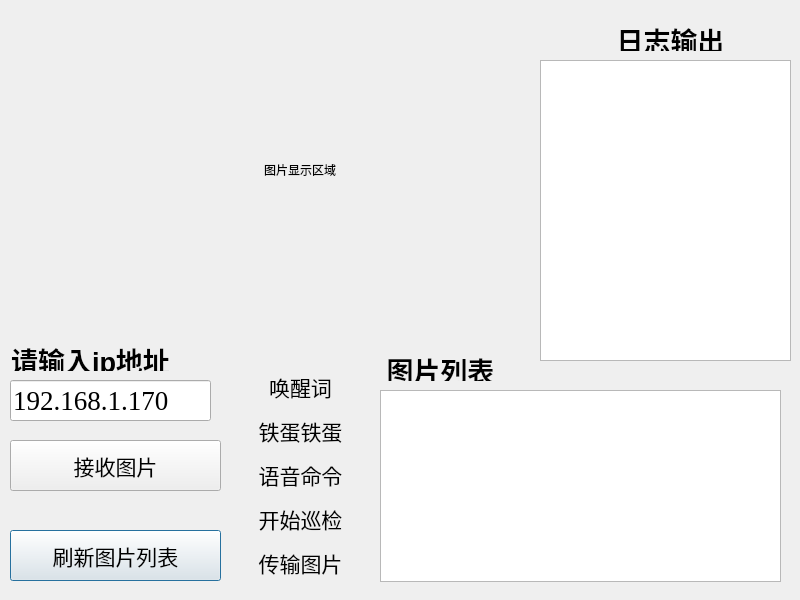
<?xml version="1.0" encoding="UTF-8"?>
<ui version="4.0">
 <class>main</class>
 <widget class="QDialog" name="main">
  <property name="geometry">
   <rect>
    <x>0</x>
    <y>0</y>
    <width>800</width>
    <height>600</height>
   </rect>
  </property>
  <property name="windowTitle">
   <string>变电站巡检上位机</string>
  </property>
  <widget class="QLabel" name="pic_label">
   <property name="geometry">
    <rect>
     <x>100</x>
     <y>20</y>
     <width>400</width>
     <height>300</height>
    </rect>
   </property>
   <property name="text">
    <string>图片显示区域</string>
   </property>
   <property name="scaledContents">
    <bool>true</bool>
   </property>
   <property name="alignment">
    <set>Qt::AlignCenter</set>
   </property>
  </widget>
  <widget class="QPushButton" name="scan_pic">
   <property name="geometry">
    <rect>
     <x>10</x>
     <y>530</y>
     <width>211</width>
     <height>51</height>
    </rect>
   </property>
   <property name="font">
    <font>
     <pointsize>16</pointsize>
    </font>
   </property>
   <property name="text">
    <string>刷新图片列表</string>
   </property>
  </widget>
  <widget class="QListWidget" name="pic_list">
   <property name="geometry">
    <rect>
     <x>380</x>
     <y>390</y>
     <width>401</width>
     <height>192</height>
    </rect>
   </property>
  </widget>
  <widget class="QTextBrowser" name="log_text">
   <property name="geometry">
    <rect>
     <x>540</x>
     <y>60</y>
     <width>251</width>
     <height>301</height>
    </rect>
   </property>
  </widget>
  <widget class="QLabel" name="label">
   <property name="geometry">
    <rect>
     <x>380</x>
     <y>350</y>
     <width>121</width>
     <height>31</height>
    </rect>
   </property>
   <property name="text">
    <string>&lt;html&gt;&lt;head/&gt;&lt;body&gt;&lt;p align=&quot;center&quot;&gt;&lt;span style=&quot; font-size:20pt; font-weight:700;&quot;&gt;图片列表&lt;/span&gt;&lt;/p&gt;&lt;/body&gt;&lt;/html&gt;</string>
   </property>
   <property name="scaledContents">
    <bool>false</bool>
   </property>
   <property name="alignment">
    <set>Qt::AlignCenter</set>
   </property>
  </widget>
  <widget class="QLabel" name="label_2">
   <property name="geometry">
    <rect>
     <x>610</x>
     <y>20</y>
     <width>121</width>
     <height>31</height>
    </rect>
   </property>
   <property name="text">
    <string>&lt;html&gt;&lt;head/&gt;&lt;body&gt;&lt;p align=&quot;center&quot;&gt;&lt;span style=&quot; font-size:20pt; font-weight:700;&quot;&gt;日志输出&lt;/span&gt;&lt;/p&gt;&lt;/body&gt;&lt;/html&gt;</string>
   </property>
   <property name="scaledContents">
    <bool>false</bool>
   </property>
   <property name="alignment">
    <set>Qt::AlignCenter</set>
   </property>
  </widget>
  <widget class="QLineEdit" name="ip_text">
   <property name="geometry">
    <rect>
     <x>10</x>
     <y>380</y>
     <width>201</width>
     <height>41</height>
    </rect>
   </property>
   <property name="font">
    <font>
     <family>Times New Roman</family>
     <pointsize>20</pointsize>
    </font>
   </property>
   <property name="text">
    <string>192.168.1.170</string>
   </property>
  </widget>
  <widget class="QLabel" name="label_3">
   <property name="geometry">
    <rect>
     <x>0</x>
     <y>340</y>
     <width>181</width>
     <height>31</height>
    </rect>
   </property>
   <property name="text">
    <string>&lt;html&gt;&lt;head/&gt;&lt;body&gt;&lt;p align=&quot;center&quot;&gt;&lt;span style=&quot; font-size:20pt; font-weight:700;&quot;&gt;请输入ip地址&lt;/span&gt;&lt;/p&gt;&lt;/body&gt;&lt;/html&gt;</string>
   </property>
   <property name="scaledContents">
    <bool>false</bool>
   </property>
   <property name="alignment">
    <set>Qt::AlignCenter</set>
   </property>
  </widget>
  <widget class="QPushButton" name="tcp_rec">
   <property name="geometry">
    <rect>
     <x>10</x>
     <y>440</y>
     <width>211</width>
     <height>51</height>
    </rect>
   </property>
   <property name="font">
    <font>
     <pointsize>16</pointsize>
    </font>
   </property>
   <property name="text">
    <string>接收图片</string>
   </property>
  </widget>
  <widget class="QLabel" name="label_4">
   <property name="geometry">
    <rect>
     <x>240</x>
     <y>370</y>
     <width>121</width>
     <height>211</height>
    </rect>
   </property>
   <property name="text">
    <string>&lt;html&gt;&lt;head/&gt;&lt;body&gt;&lt;p align=&quot;center&quot;&gt;&lt;span style=&quot; font-size:16pt;&quot;&gt;唤醒词&lt;/span&gt;&lt;/p&gt;&lt;p align=&quot;center&quot;&gt;&lt;span style=&quot; font-size:16pt;&quot;&gt;铁蛋铁蛋&lt;/span&gt;&lt;/p&gt;&lt;p align=&quot;center&quot;&gt;&lt;span style=&quot; font-size:16pt;&quot;&gt;语音命令&lt;/span&gt;&lt;/p&gt;&lt;p align=&quot;center&quot;&gt;&lt;span style=&quot; font-size:16pt;&quot;&gt;开始巡检&lt;/span&gt;&lt;/p&gt;&lt;p align=&quot;center&quot;&gt;&lt;span style=&quot; font-size:16pt;&quot;&gt;传输图片&lt;/span&gt;&lt;/p&gt;&lt;/body&gt;&lt;/html&gt;</string>
   </property>
   <property name="scaledContents">
    <bool>false</bool>
   </property>
   <property name="alignment">
    <set>Qt::AlignCenter</set>
   </property>
  </widget>
 </widget>
 <resources/>
 <connections/>
</ui>
